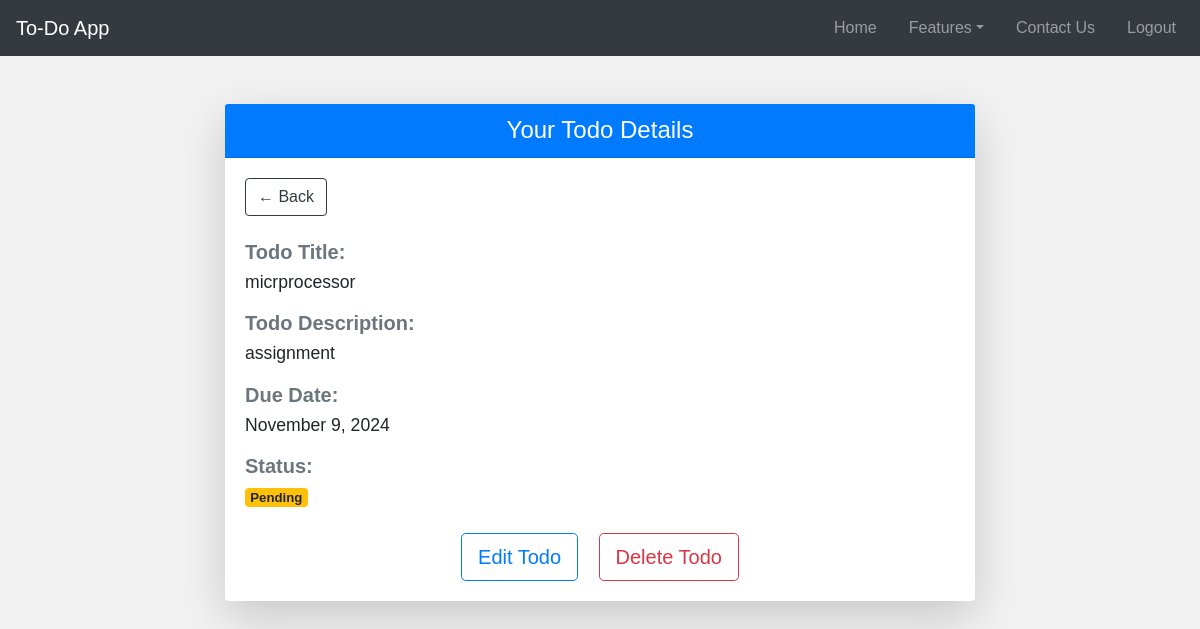
The page /view_todo_details/7/ (signed in) on the database its author committed.
### Todo/models.py (models this page shows, shortened)
class Todo(models.Model):
    user = models.ForeignKey(User, on_delete= models.CASCADE)
    title = models.CharField(max_length=100,null=True,blank=True)
    Description = models.TextField(null=True,blank=True)
    due = models.DateTimeField(auto_now_add=True)
    completed = models.BooleanField(default=False,null=True,blank=True)
    class Meta:
        ordering = ['completed']

### Todo/views.py (the view)
# urls.py: path('view_todo_details/<int:pk>/', views.view_todo_details, name='view_todo_details'),
@login_required
def view_todo_details(request,pk):
    details = Todo.objects.filter(user = request.user).get(id=pk)
    context = {'details':details}
    return render(request , 'view_todo_detail.html' , context)

### templates/view_todo_detail.html
{% extends 'main.html' %}
{% load static %}
{% block content %}
<div class="container my-5 todo-details-container">
    <div class="row justify-content-center">
        <div class="col-md-8">
            <div class="card shadow-lg border-0 rounded">
                <div class="card-header text-center bg-primary text-white">
                    <h3>Your Todo Details</h3>
                </div>
                <div class="card-body">
                    <a class="btn btn-outline-dark mb-4" href="{% url 'view_todo' %}">&#x2190; Back</a>
                    <div class="mb-3">
                        <h5 class="font-weight-bold text-secondary">Todo Title:</h5>
                        <p class="left">{{ details.title }}</p>
                    </div>
                    <div class="mb-3">
                        <h5 class="font-weight-bold text-secondary">Todo Description:</h5>
                        <p class="left">{{ details.Description }}</p>
                    </div>
                    <div class="mb-3">
                        <h5 class="font-weight-bold text-secondary">Due Date:</h5>
                        <p class="left">{{ details.due|date:"F j, Y" }}</p>
                    </div>
                    <div class="mb-3">
                        <h5 class="font-weight-bold text-secondary">Status:</h5>
                        <p class="left">
                            {% if details.completed %}
                                <span class="badge badge-success">Completed</span>
                            {% else %}
                                <span class="badge badge-warning">Pending</span>
                            {% endif %}
                        </p>
                    </div>
                    <div class="text-center mt-4">
                        <a href="{% url 'edit_todo' details.id %}" class="btn btn-outline-primary btn-lg mx-2">Edit Todo</a>
                        <a href="{% url 'delete_todo' details.id %}" class="btn btn-outline-danger btn-lg mx-2">Delete Todo</a>
                    </div>
                </div>
            </div>
        </div>
    </div>
</div>
{% endblock %}

### static/css/main.css (style rules this page uses)
html, body { font-family: Arial, sans-serif; height: 100%; margin: 0; background-color: #f2f2f2; }
h3 { text-align: center; font-size: 60px; }
p { text-align: center; font-size: 20px; }
.left { text-align: left !important; font-size: 1.1em; }
.todo-details-container h5 { margin-bottom: 5px; color: #333; }
.todo-details-container .card-header h3 { font-size: 1.5em; margin: 0; }
.container { max-width: 100%; padding: 0 15px; }

### rows shown on the page
Todo: title "micrprocessor", Description "assignment", due "November 9, 2024"
